Frame 1 (no input): blank canvas, image omitted
Frame 60 (the mouse pressed at the canvas centre just before this capture): blank canvas, image omitted
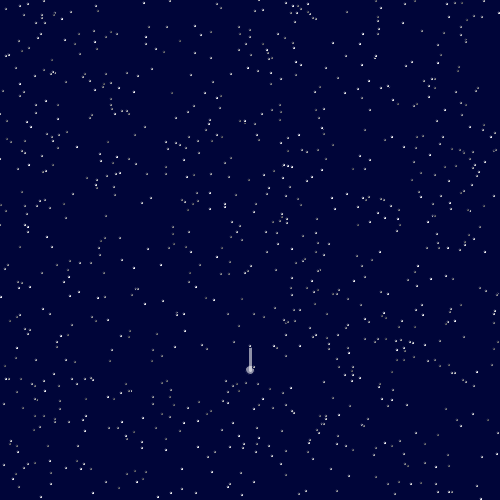
Frame 120 (the mouse held since frame 60 and released just before this capture)

The Processing sketch whose frames 1 and 60 were blank and that drew this single picture after the mouse press (run headless with seeded random() and noise(); from frame 60 on, the mouse is pressed at the canvas centre):

// Processing sketch: processing_43727
// ── processing_43727.pde

/*Assignment 4
Name:       Ilena Pegan
E-mail:     ipegan@brynmawr.edu
Course:     CS 110 - Section 03
Submitted:  Friday, October 21, 2011

An interactive composition where falling stars appears when the mouse is 
clicked. As the star falls it leaves a tail that looses opacity as it nears
the ground. 
*/

//Declare: Falling Star Array
falling fallings[];
int maxi = 30; 

//Falling Star Tail
int[] fallingX = new int[30];
int[] fallingY = new int[30];
int TAIL_SIZE = 10;
float tailSize = TAIL_SIZE; 


//Background: Number of Twinkling Stars
int[] starX = new int[900];
int[] starY = new int[900];
color[] starColor = new color[900];
//Background: Size of Stars
int starSize = 3;

void setup () {
  size (500, 500);
//Background: Twinkling Stars Location
  for (int i = 0; i < starX.length; i++) {
    starX[i] =(int)random(width);
    starY[i] = (int)random(height);
    starColor[i] = color((int)random(100,255));
  }
  ellipseMode (CENTER);
  fallings = new falling[maxi];
}

void draw() {
  //Background: Thin Black Outline for Twinkling Stars
  
  updateFalling();
  //Background: Night Sky
  background (0, 5, 57);
  drawFalling();
}

//updateFalling Function
//Call the class: Update/Step Function
void updateFalling() {
  int i = 0;
  while(fallings[i] != null) {
    if (fallings[i].centerY < height + fallings [i].diam*2.5)
    fallings[i].step();
    i++;
    if(!(i<maxi))
    break;
  }
}

//drawFalling function
void drawFalling () {
  int i = 0;
  while (fallings[i] !=null) {
    if (fallings[i].centerY < height + fallings [i].diam*2.5)
    fallings[i].draw();
    i++;
    if(!(i<maxi))
    break;
  }
}

//mousePressed Funcion
void mousePressed() {
  int i = 0;
  while (fallings[i] != null){
    if (fallings[i].centerY > height + fallings[i].diam*2.5)
    break; 
    i++;
    if (!(i < maxi))
    break;
  }
  
  if(i < maxi){
    fallings[i] = new falling(mouseX, mouseY);
  }
}

//Falling Star Class
class falling {
  float originalY;
  float centerX;
  float centerY;
  float diam;
  float opacity;
  
//Constructor
falling (float x, float y) {
   originalY = y;
    centerX = x;
    centerY = y;
    diam = random(5, 10);
    opacity = 255; 
  }
  
//Design Falling Star
void draw() {
  fill (255, opacity);
  ellipse(centerX,centerY,diam,diam); 
  stroke(255, opacity);
  strokeWeight(3);
  beginShape (LINES);
  vertex (centerX, centerY);
  vertex(centerX, (centerY-(diam*2.5)));
  
  //Background: Twinkle Stars!
  stroke(0,5,57);
  strokeWeight(1);
  for (int i = 0; i < starX.length; i++) {
    fill(random(50,255)); 
    if (random(10) < 1) {
      starColor[i] = (int)random(100,255);
    }
    fill(starColor[i]);
    ellipse(starX[i], starY[i], starSize, starSize);
  }
 
}
void step() {
  centerY += 2;
  //Falling Star Fades
  opacity = (500 + diam*2.5 - centerY) / (500 + diam *2.5 - originalY) * 255;
    
  }
}
